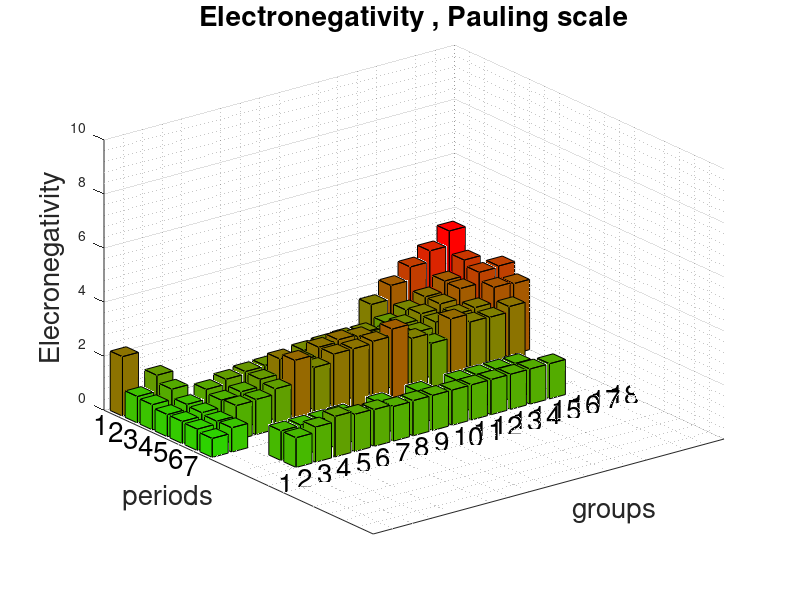

MATLAB code for this plot:
clear all;clc;format short;format compact;
d = 0.18; % clearance

figure(1,'position',[100 100 1000 800]);
axis([0 18 0 18 0 10]);axis on;grid on;grid minor on;xticks(20);yticks(20);

AtNo = [0 18;17 18;0 17;1 17;12 17;13 17;14 17;15 17;16 17;17 17;... % x(i),y(i)
        0 16;1 16;12 16;13 16;14 16;15 16;16 16;17 16;...
        0 15;1 15;2 15;3 15;4 15;5 15;6 15;7 15;8 15;9 15;10 15;11 15;12 15;13 15;14 15;15 15;16 15;17 15;...
        0 14;1 14;2 14;3 14;4 14;5 14;6 14;7 14;8 14;9 14;10 14;11 14;12 14;13 14;14 14;15 14;16 14;17 14;...
        0 13;1 13;2 10;3 10;4 10;5 10;6 10;7 10;8 10;9 10;10 10;11 10;12 10;13 10;14 10;15 10;...
        2 13;3 13;4 13;5 13;6 13;7 13;8 13;9 13;10 13;11 13;12 13;13 13;14 13;15 13;16 13;17 13;...
        0 12;1 12;2 9;3 9;4 9;5 9;6 9;7 9;8 9;9 9;10 9;11 9;12 9;13 9;14 9;15 9;...
        2 12;3 12;4 12;5 12;6 12;7 12;8 12;9 12;10 12;11 12;12 12;13 12;14 12;15 12;16 12;17 12];

A = importdata("electronegativity.txt","\n");
ln = length(A)
for i=1:ln
  b = strsplit(A{i});
  nAt = str2num(b{1});eNeg = str2num(b{4});h1 = eNeg;
  x1 = AtNo(nAt,1) + d;y1 = AtNo(nAt,2) - d;x2 = x1 + 1 - d;y2 = y1 -1 + d;
  v2 = [x1 y1 0;x2 y1 0;x2 y2 0;x1 y2 0;x1 y1 h1;x2 y1 h1;x2 y2 h1;x1 y2 h1];  
  f2 = [3 4 8 7;1 4 8 5;5 6 7 8];
  patch('Faces',f2,'Vertices',v2,'FaceColor',[ (h1*0.25) (1-h1*0.25) 0]);view(3);
endfor  

xlabel("groups",'FontSize',20);ylabel("periods",'FontSize',20);zlabel("Elecronegativity",'FontSize',20);
title("Electronegativity , Pauling scale",'FontSize',20);

for i=0.5:17.5
  text(i,7,num2str(i+0.5),'FontSize',20);   
endfor  
for i=18:-1:12
  text(-1.3,i-1,num2str(19-i),'FontSize',20);   
endfor  